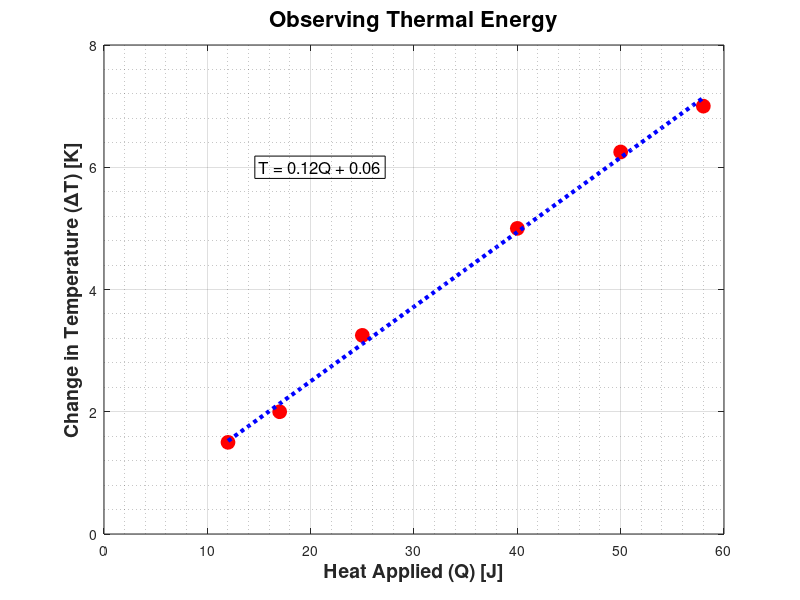

Write MATLAB code to recreate this figure.
%{
    Chris Jakins 1000802309
    4/28/2017
    
    RQ 18-11 & 18-12

    Problem Summary: Plot the experimental temperature change versus heat
        applied, then find a theoretical linear relationship and graph the
        trendline
    Input:  Change in temp vector [K]
            Heat Applied vector [J]
    Output: plot of m vs Cp
%}

clear
clc
close all

heatApplied = [12 17 25 40 50 58]; % J
tempChange = [1.5 2.0 3.25 5.0 6.25 7.0]; % K

figure('color', 'white')
plot(heatApplied, tempChange, 'o r', 'MarkerSize', 10, 'MarkerFaceColor', 'r');
grid 
grid minor
axis([0 60 0 8])
xlabel('Heat Applied (Q) [J]', 'FontWeight', 'bold', 'FontSize', 14);
ylabel('Change in Temperature (\DeltaT) [K]', 'FontWeight', 'bold', 'FontSize', 14);
title('Observing Thermal Energy', 'FontSize', 16)

hold on
c = polyfit(heatApplied, tempChange, 1);
m = c(1);
b = c(2);

Hfp = [12:1:58];
Tfp = m * Hfp + b;

plot(Hfp, Tfp, ': b', 'LineWidth', 3);
equation = sprintf('T = %.2fQ + %.2f', m, b);
text(15, 6, equation, 'FontSize', 12, 'EdgeColor', 'k')